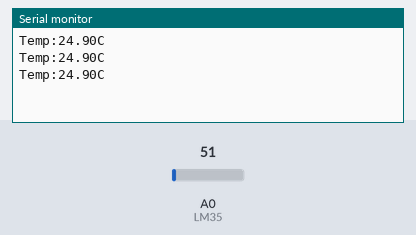
This sketch was run on a simulated Arduino Uno, built with avr-gcc and run on an emulated ATmega328P. Parts: the last lines printed to the serial monitor. The test bench sets the inputs (shaded band); at power-on: A0 (LM35) = 51.

Above: at 1.3 s.
1.4 s: A0 (LM35) set to 61
At 1.9 s:
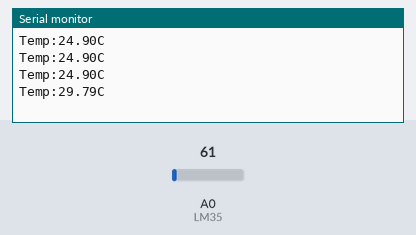
2.9 s: A0 (LM35) set to 71
At 3.4 s:
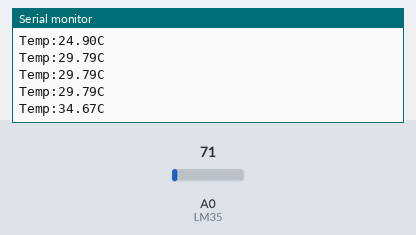
Timing chart, 0 to 5.9 s (numbered marks = the images above; inputs shaded):
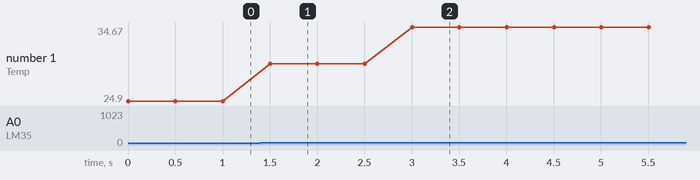

Measured:
- after the input at 1.4 s, the serial monitor: prints a new line after 0.10 s (image 1)
- after the input at 2.9 s, the serial monitor: prints a new line after 0.10 s (image 2)
- plotted number 1: 24.9 → 29.79 after the input at 1.4 s, 29.79 → 34.67 after the input at 2.9 s

The sketch:

linear_temp_sensor.ino
```cpp
//reference: https://wiki.dfrobot.com/DFRobot_LM35_Linear_Temperature_Sensor__SKU_DFR0023_
//changed Tep in line 14 to Temp
//unable to change code to convert Celsius to Fahrenheit
void setup()
{
    Serial.begin(9600);//Set Baud Rate to 9600 bps
}

void loop()
{
    uint16_t val;
    double dat;
    val=analogRead(A0);//Connect LM35 on Analog 0
    dat = (double) val * (5/10.24);
    Serial.print("Temp:"); //Display the temperature on Serial monitor
    Serial.print(dat);
    Serial.println("C");
    delay(500);
}
```
